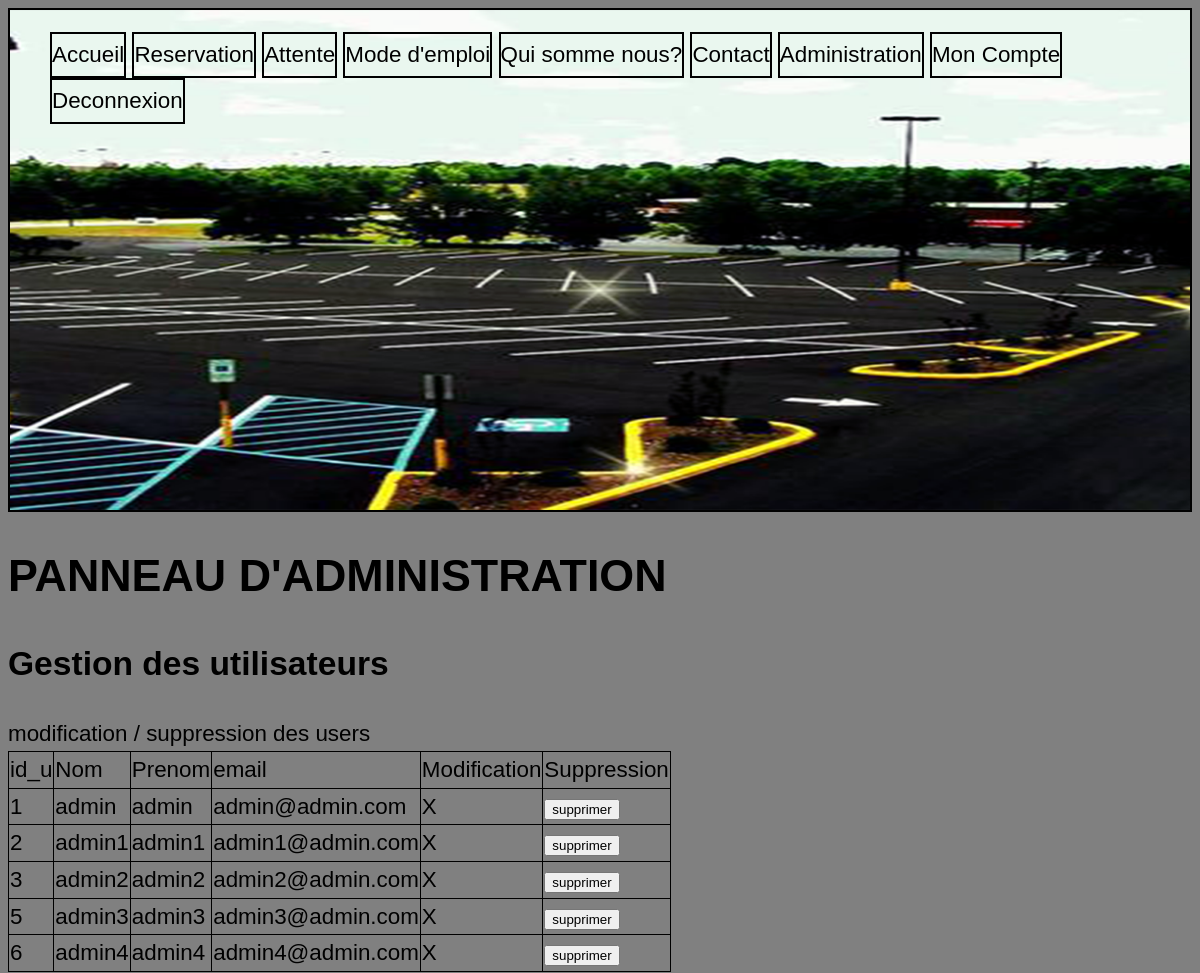
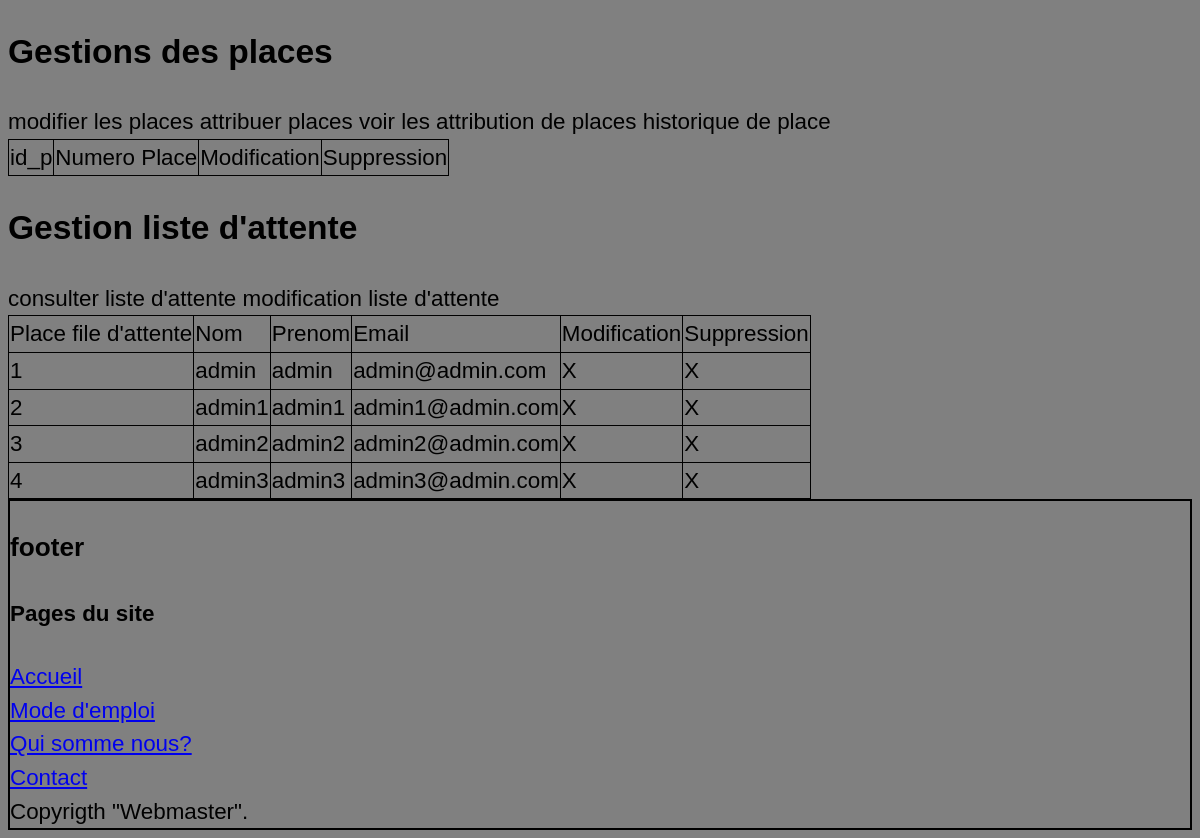
Page /?p=admin (signed in) on the committed database (2 pictures, top to bottom).
### tables this page shows
CREATE TABLE IF NOT EXISTS `user` (
  `id_u` int(11) NOT NULL AUTO_INCREMENT,
  `nom` varchar(255) NOT NULL,
  `prenom` varchar(255) NOT NULL,
  `email` varchar(255) NOT NULL,
  `password` varchar(255) NOT NULL,
  `lvl` int(11) NOT NULL DEFAULT '0',
  `placefileattente` int(11) NOT NULL DEFAULT '0',
  `historique` int(11) DEFAULT NULL,
  PRIMARY KEY (`id_u`)
);

### index.php (called while the page is built, shortened)
<?php
	if(!isset($_GET['p']))
	{
		$page = "accueil" ;
	}
	else
	{
		if(!file_exists("views/".$_GET['p']."views.php")){
		$page = "404";
		}
		else
		{
		$page = $_GET['p'];
		}
	}
	include "./views/".$page."views.php" ;
	$content = ob_get_contents();
	include "layout.php";
?>

### model/adminmodel.php (called while the page is built, shortened)
<?php
require 'model.php';
function UserList()
{
    global $bdd;
    $requete = $bdd->query("SELECT id_u, nom, prenom, email FROM user");
    $reponse = $requete->fetchAll();
    return $reponse;
}
function WaitList()
{
    global $bdd;
    $requete = $bdd->query("SELECT nom,prenom,email,placefileattente FROM user WHERE placefileattente > 0");
    $reponse = $requete->fetchAll();
    return $reponse;
}

### controllers/admincontrollers.php (called while the page is built, shortened)
<?php
require dirname(__FILE__).'/../model/adminmodel.php';
    if(UserList())
    {
        $reponse = UserList();
            foreach ($reponse as $row)
        {
            $id_u = $row['id_u'];
            $nom = $row['nom'];
            $prenom = $row['prenom'];
            $email = $row['email'];
            if(isset($_POST['submit']) ){
                if($action == "supprimer"){
                    $delete = UserDelete();
                }
        }
        }
    }
?>

### views/adminviews.php (the view, shortened to what this page needs)
<?php $title = "Administration";
require dirname(__FILE__).'/../controllers/admincontrollers.php';
?>
<h1>PANNEAU D'ADMINISTRATION</h1>
<h2> Gestion des utilisateurs </h2>
modification / suppression des users
<table>
    <tr>
        <td> id_u</td>
        <td> Nom </td>
        <td> Prenom </td>
        <td> email </td>
        <td> Modification </td>
        <td> Suppression </td>
    </tr>
       <tr>
        <?php
        if($reponse = UserList())
        {
             foreach ($reponse as $row)
            {
                echo "<td>".$row['id_u']."</td>
                <td>".$row['nom']."</td>
                <td>".$row['prenom']."</td>
                <td>".$row['email']."</td>
                <td> X </td>
                <td><form name='delete' method=POST action=''>
                <input type='submit' name='action' value='supprimer' />
                </form></td>
                </tr>";
            }
        }
      ?>
</table>
<h2> Gestions des places </h2>
modifier les places
attribuer places
voir les attribution de places
historique de place
    <table>
        <tr>
            <td> id_p</td>
            <td> Numero Place </td>
            <td> Modification </td>
            <td> Suppression </td>
        </tr>
    </table>
<h2> Gestion liste d'attente </h2>
consulter liste d'attente
modification liste d'attente
<table>
        <tr>
            <td> Place file d'attente</td>
            <td> Nom </td>
            <td> Prenom </td>
            <td> Email </td>
            <td> Modification </td>
            <td> Suppression </td>
        </tr>
        <tr>
            <?php
             if($reponse = WaitList())
            {
                 foreach ($reponse as $row)
                {
                    echo "<td>".$row['placefileattente']."</td>
                    <td>".$row['nom']."</td>
                    <td>".$row['prenom']."</td>
                    <td>".$row['email']."</td>
                    <td> X </td>
                    <td> X </td>
                    </tr>";
                }
            }
        ?>
</table>

### layout.php (shortened to what this page needs)
<!DOCTYPE HTML>
<html>
<head>
<link rel="stylesheet" type="text/css" href="views/CSS/style.css" media="all"/>
</head>
<header>
          <ul id="menuheader">
            <li>
              <a class="nav-link" href="?p=accueil">Accueil</a>
            </li>
				<?php
				if(isset ($_SESSION ['connecte']))
				{
				$lvl = $_SESSION['lvl'];
          if($lvl != 0){
				?>
            <li>
              <a class="nav-link disabled" href="?p=reservation">Reservation</a>
            </li>
            <li>
              <a class="nav-link disabled" href="?p=attente">Attente</a>
            </li>
				<?php
            }
				}
				?>
             <li>
              <a class="nav-link disabled" href="?p=modeemploi">Mode d'emploi</a>
            </li>
			<li>
              <a class="nav-link disabled" href="?p=quisommenous">Qui somme nous?</a>
            </li>
            <li>
              <a class="nav-link disabled" href="?p=contact">Contact</a>
            </li>
			<?php
			if(isset ($_SESSION ['connecte']))
				{
					if($lvl == 3)
					{
						?>
						<li>
						  <a class="nav-link disabled" href="?p=admin">Administration</a>
						</li>
						<?php
					}
			?>
			<li>
			  <a class="nav-link disabled" href="?p=moncompte">Mon Compte</a>
			</li>
			<li>
			  <a class="nav-link disabled" href="?p=logout">Deconnexion</a>
			</li>
			<?php
				}
				else
				{
			?>
            <li>
              <a class="nav-link disabled" href="?p=login">Connexion / </a> <a class="nav-link disabled" href="?p=register"> Inscription </a>
            </li>
			<?php
				}
			?>
          </ul>
 </header>
  <body>
	<?= $content ?>
  </body>
<footer>
<h3> footer </h3>
	<h4>Pages du site</h4>
	<ul class="basdepage">
        <li>
          <a class="nav-link" href="?p=accueil">Accueil</a>
        </li>
        <li>
         <a class="nav-link disabled" href="?p=modeemploi">Mode d'emploi</a>
        </li>
		<li>
         <a class="nav-link disabled" href="?p=quisommenous">Qui somme nous?</a>
        </li>
        <li>
          <a class="nav-link disabled" href="?p=contact">Contact</a>
        </li>
    </ul>
	  Copyrigth "Webmaster".
  </footer>
</html>

### views/CSS/style.css (style rules this page uses)
body { background-color: #808080; color: #000; font-family: "Century Gothic", helvetica, arial, sans-serif; font-size: 1.4em; line-height: 1.5; }
header { border:2px solid black; background-image: url(../Images/banniere.png); height: 500px; background-position: center; background-repeat: no-repeat; background-size: cover; }
#menuheader li { border: 2px solid black; text-align: center; display: inline-block; padding: 0px; margin: 0px; }
#menuheader li a { display: inline-block; text-decoration: none; color: black; padding: 4px 0; }
footer { border:2px solid black; width: auto; height: auto; }
footer ul { padding: 0px; margin: 0px; list-style-type: none; }
table { border-collapse: collapse; }
td, th { border: 1px solid black; }

### rows in the picture
user: id_u "1", nom "admin", prenom "admin", email "admin@admin.com", placefileattente "1"
user: id_u "2", nom "admin1", prenom "admin1", email "admin1@admin.com", placefileattente "2"
user: id_u "3", nom "admin2", prenom "admin2", email "admin2@admin.com", placefileattente "3"
user: id_u "5", nom "admin3", prenom "admin3", email "admin3@admin.com", placefileattente "4"
user: id_u "6", nom "admin4", prenom "admin4", email "admin4@admin.com"
